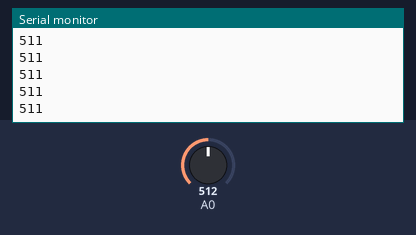
Simulated run of this sketch. Board: Arduino Uno, built with avr-gcc and run on an emulated ATmega328P. On the bench: the last lines printed to the serial monitor. The inputs (shaded band) are chosen by the test bench; at power-on: A0 = 512.

Above: at 1.2 s.
1.3 s: A0 set to 716
At 2.4 s:
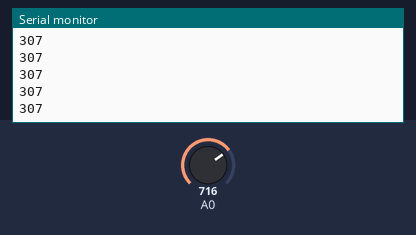
2.8 s: A0 set to 900
At 3.9 s:
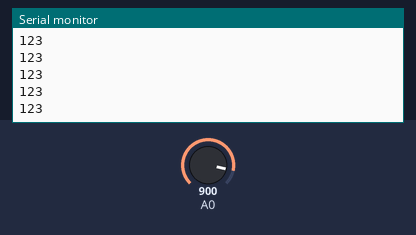
Timing chart, 0 to 5.8 s (numbered marks = the images above; inputs shaded):
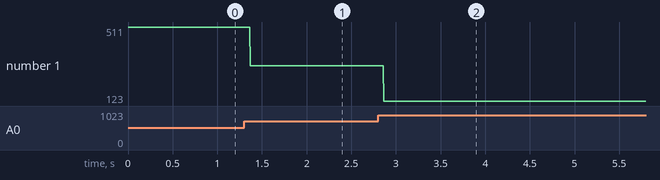

The sketch:

processing_example.ino
```cpp
void setup() { Serial.begin(9600); }
void loop() { Serial.println(abs(analogRead(A0) - 1023)); delay(2); }
```

Measured:
- after the input at 1.3 s, the serial monitor: prints a new line after 0.07 s (image 1)
- after the input at 2.8 s, the serial monitor: prints a new line after 0.07 s (image 2)
- plotted number 1: 511 → 307 after the input at 1.3 s, 307 → 123 after the input at 2.8 s
